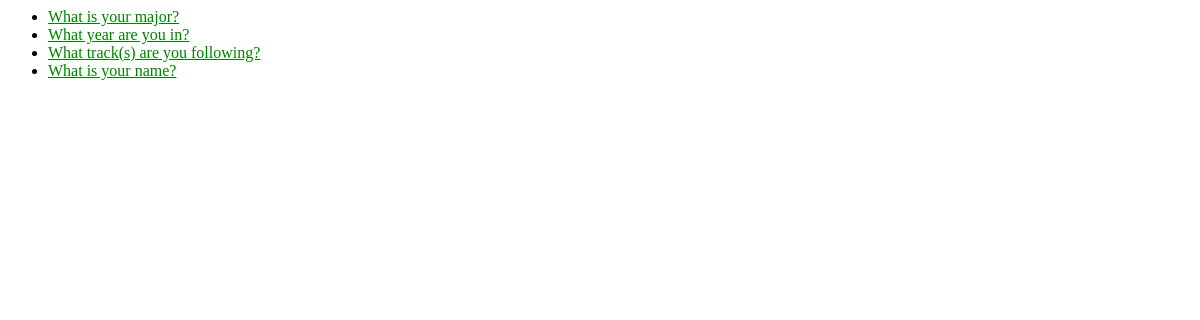
The page /polls/ on the database as committed earlier.
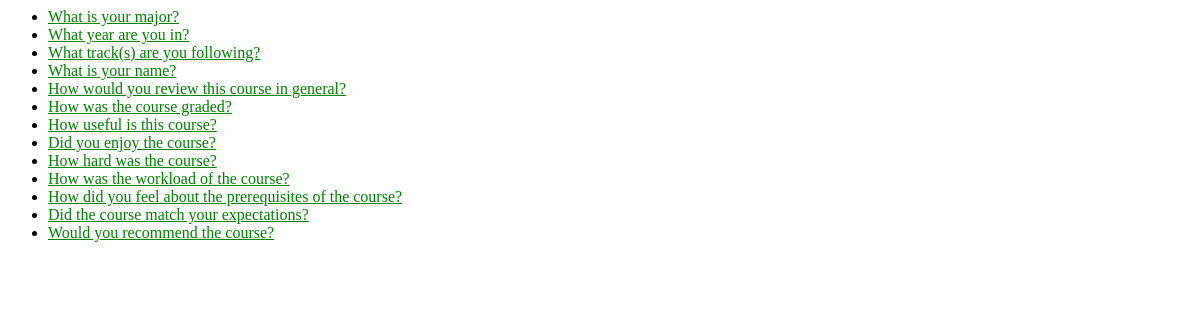
The same page on the database as committed later.
### polls/models.py (models this page shows, shortened)
class Question(models.Model):
    question_text = models.CharField(max_length=200)
    pub_date = models.DateTimeField('date published')

### polls/views.py (the view)
# urls.py: path('', views.IndexView.as_view(), name='index'),
class IndexView(generic.ListView):
    template_name = 'polls/index.html'
    context_object_name = 'latest_question_list'
    def get_queryset(self):
        return Question.objects.order_by('pub_date')

### polls/templates/polls/index.html
{% load static %}
<link rel="stylesheet" type="text/css" href="{% static 'polls/style.css' %}">
{% if latest_question_list %}
    <ul>
    {% for question in latest_question_list %}
        <li><a href="{% url 'polls:detail' question.id %}">{{ question.question_text }}</a></li>
    {% endfor %}
    </ul>
{% else %}
    <p>No polls are available.</p>
{% endif %}

### polls/static/polls/style.css (style rules this page uses)
li a { color: green; }

Rows that differ between the two databases and show on the page:
added Question: question_text "How would you review this course in general?"
added Question: question_text "How was the course graded?"
added Question: question_text "How useful is this course?"
added Question: question_text "Did you enjoy the course?"
added Question: question_text "How hard was the course?"
added Question: question_text "How was the workload of the course?"
added Question: question_text "How did you feel about the prerequisites of the course?"
added Question: question_text "Did the course match your expectations?"
added Question: question_text "Would you recommend the course?"
